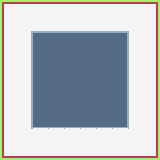

A level layout from a 2D game, rendered from its tile map. Below: a short description, then the map file with its tile-grid data intact:
An orthogonal 10x10 tile map with 16x16 px tiles, 1 tile layer (Tile Layer 1) and 5 objects (player_spawn_tile_obj).

<map version="1.10" tiledversion="1.11.2" orientation="orthogonal" renderorder="right-down" width="10" height="10" tilewidth="16" tileheight="16" infinite="0" nextlayerid="3" nextobjectid="7">
 <tileset firstgid="1" source="KonbiniNiSenTilesetV1.tsx" />
 <layer id="1" name="Tile Layer 1" width="10" height="10">
  <data encoding="csv">
1,2,2,2,2,2,2,2,2,7,
11,12,14,14,14,14,14,15,16,57,
11,22,23,24,24,24,24,25,46,57,
11,22,33,34,34,34,34,35,46,57,
11,22,33,34,34,34,34,35,46,57,
11,22,33,34,34,34,34,35,46,57,
11,22,33,34,34,34,34,35,46,57,
11,22,43,44,44,44,44,45,46,57,
11,52,56,56,56,56,56,56,56,57,
61,62,62,62,62,62,62,62,62,67
</data>
 </layer>
 <objectgroup id="2" name="CollisionLayer">
  <object id="1" x="0" y="0" width="160" height="32" />
  <object id="2" x="0" y="32" width="32" height="128" />
  <object id="3" x="32" y="128" width="128" height="32" />
  <object id="4" x="128" y="32" width="32" height="96" />
  <object id="5" name="player_spawn_tile_obj" x="64" y="64" width="16" height="16" />
 </objectgroup>
</map>